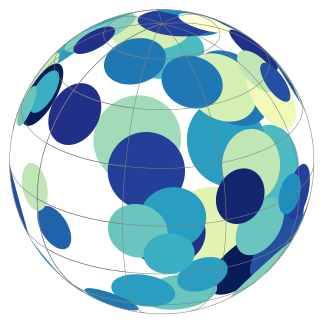

Reproduce this figure in Python.
#!/bin/python
import numpy as np
import matplotlib.pyplot as plt
import matplotlib as mpl

from plot_tools import get_cm_colors, Sphereplot
from plot_tools.sphere import displace, azimuth


# Reproducibility:
np.random.seed(777)

# Use some nice LaTeX:
mpl.rcParams["text.usetex"] = True
mpl.rc('font',family='serif')
mpl.rcParams['text.latex.preamble'].append(r'\usepackage{amsfonts}')
mpl.rcParams.update({'font.size' : 9})


# Configuration:
vc = (55.0,25)
LW = 0.8


### Plot some random disks on a sphere. ###

# Create plot:
fig = plt.figure(figsize=(3.37, 3.37))
ax = fig.add_subplot(111)
ax.set_position([0.025,0.025, 0.95, 0.95])
plot = Sphereplot(ax, view_center=vc)


# Get some colors from a colormap:
n_colors = 20
colors = get_cm_colors('YlGnBu_r',n_colors)


# Coordinates and geometry:
N = 100
np.random.seed(2000)
lon = 360.0 * np.random.random(N)
lat = np.rad2deg(np.arcsin(2*np.random.random(N)-1.0))

# Use varying radii and colors:
R=7.0 * (1.5*np.random.random(N) + 1.)


# Plot:
plot.wireframe(linewidth=0.5*LW, color='gray', lon_ticks=10, lat_ticks=9, zorder=1,
                ticks_between=20)

# Plot disks around the points:
for i in range(N):
	plot.disk(lon[i], lat[i], R[i], seg_len=0.5, facecolor=colors[i % n_colors],
	          zorder=(1.0-R[i]/R.max()))

# Print plot:
fig.savefig("disks.svg")
